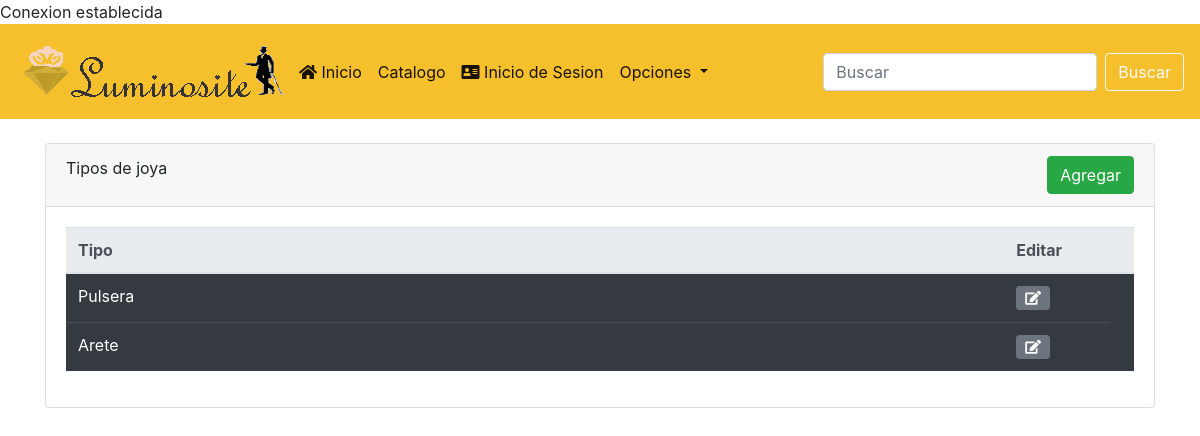
/tipo_de_joya.php, run on an earlier commit of the app's database.
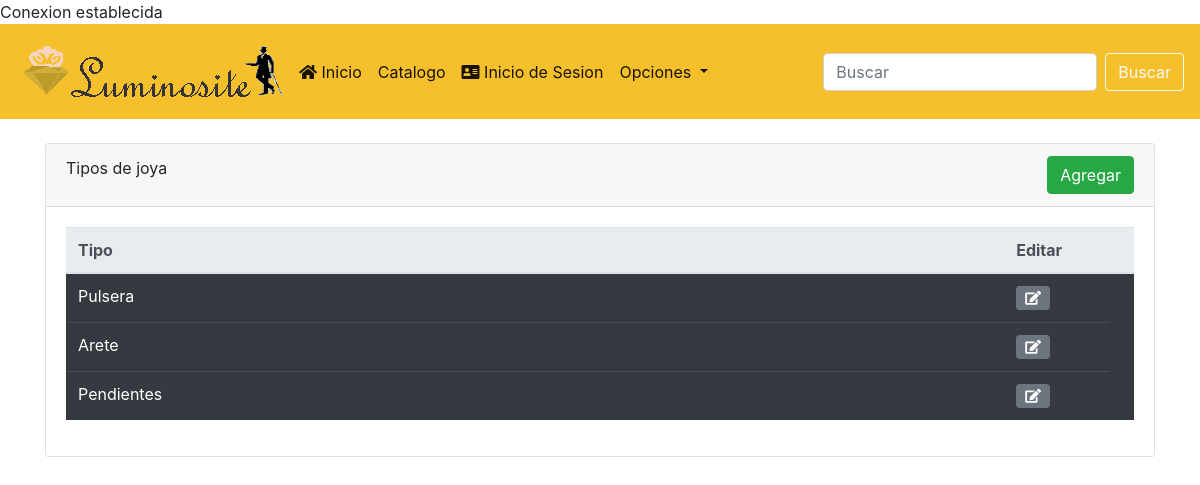
And on a later commit of the database.
### tables this page shows
CREATE TABLE `tipo_de_joya` (
  `id_tipo_de_joya` int(11) NOT NULL AUTO_INCREMENT,
  `tipo_joya` varchar(20) DEFAULT NULL,
  PRIMARY KEY (`id_tipo_de_joya`)
);

### tipo_de_joya.php (the view, shortened to what this page needs)
<?php
require_once './conexion.php';
?>
<!DOCTYPE html>
<html lang="es-MX">
<head>
    <link rel="stylesheet" href="css/bootstrap.min.css">
    <link rel="stylesheet" href="css/all.min.css">
</head>
<body>
<?php require_once('./menu.php'); ?>
    <div class="container mt-4">
        <div class="card">
            <div class="card-header">
                Tipos de joya
                <a href="tipo_de_joya_formulario.php"class="btn btn-success float-right">Agregar</a>
            </div>
            <div class="card-body">
                <table class="table table-dark table table-hover">
                    <thead class="thead-light">
                        <tr>
                            <th style="width: 90%;" scope="col">Tipo</th>
                            <th style="width: 10%;" scope="col">Editar</th>
                            <th style="width: 10%;" scope="col"></th>
                        </tr>
                    </thead>
                    <tbody>
                    <?php
                        $sql = 'select id_tipo_de_joya, tipo_joya from tipo_de_joya order by id_tipo_de_joya asc';
                        foreach ($conexion->query($sql) as $registro) {
                            $registro['tipo_joya'] = htmlentities($registro['tipo_joya']);
                            $registro['id_tipo_de_joya'] = htmlentities($registro['id_tipo_de_joya']);
                        echo <<<fin
                        <tr>
                            <td scope="row">{$registro['tipo_joya']}</td>
                            <td>
                                <a class="btn btn-secondary btn-sm" href="tipo_de_joya_editar.php?id_tipo_de_joya={$registro['id_tipo_de_joya']}"><i class="fa fa-edit"></i></a>
                            </td>
                        </tr>
fin;
                }
                        ?>
                    </tbody>
                </table>
            </div>
        </div>
    </div>
</body>
</html>

What changed in the data, as far as the page shows it:
added tipo_de_joya: tipo_joya "Pendientes"
